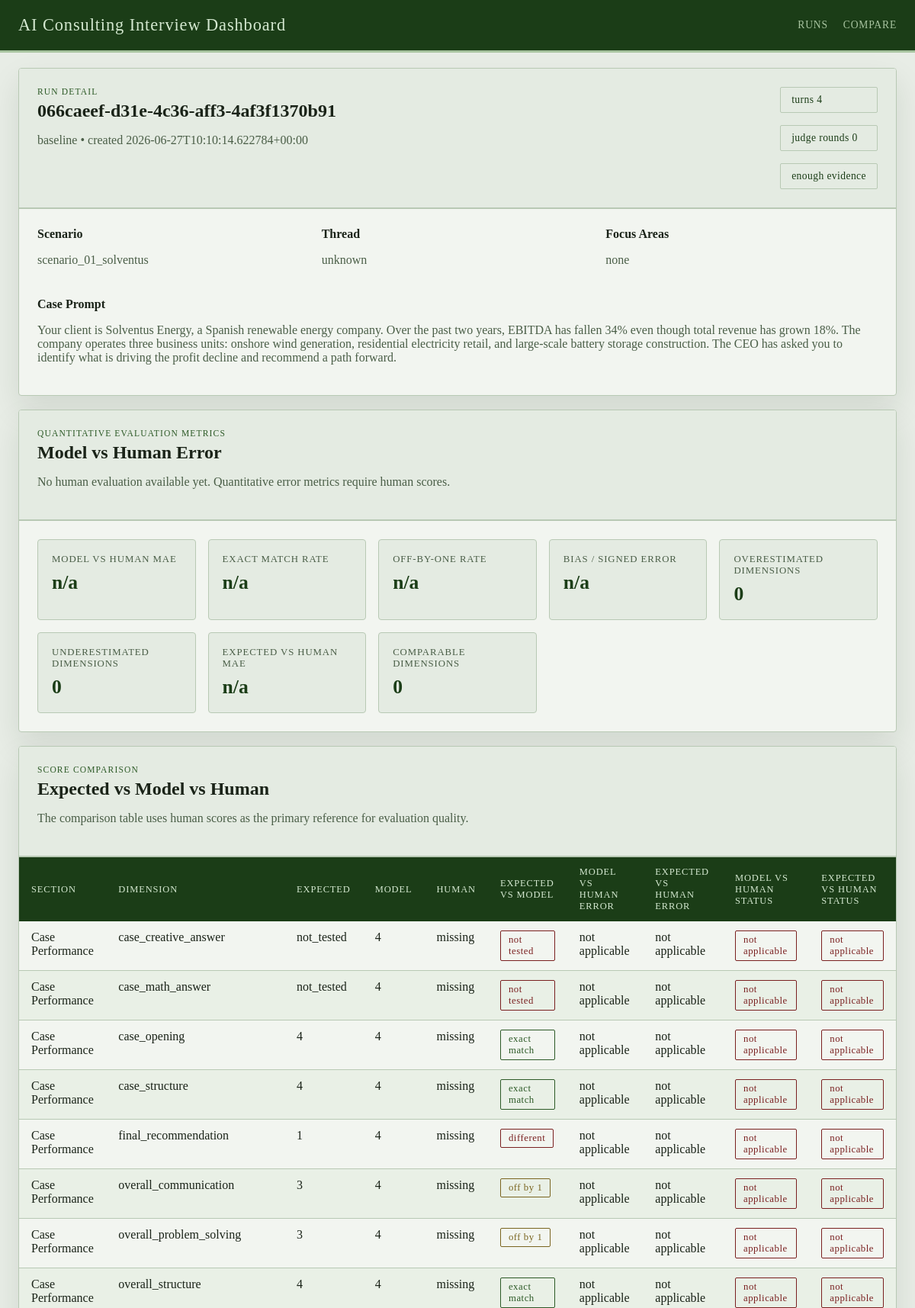
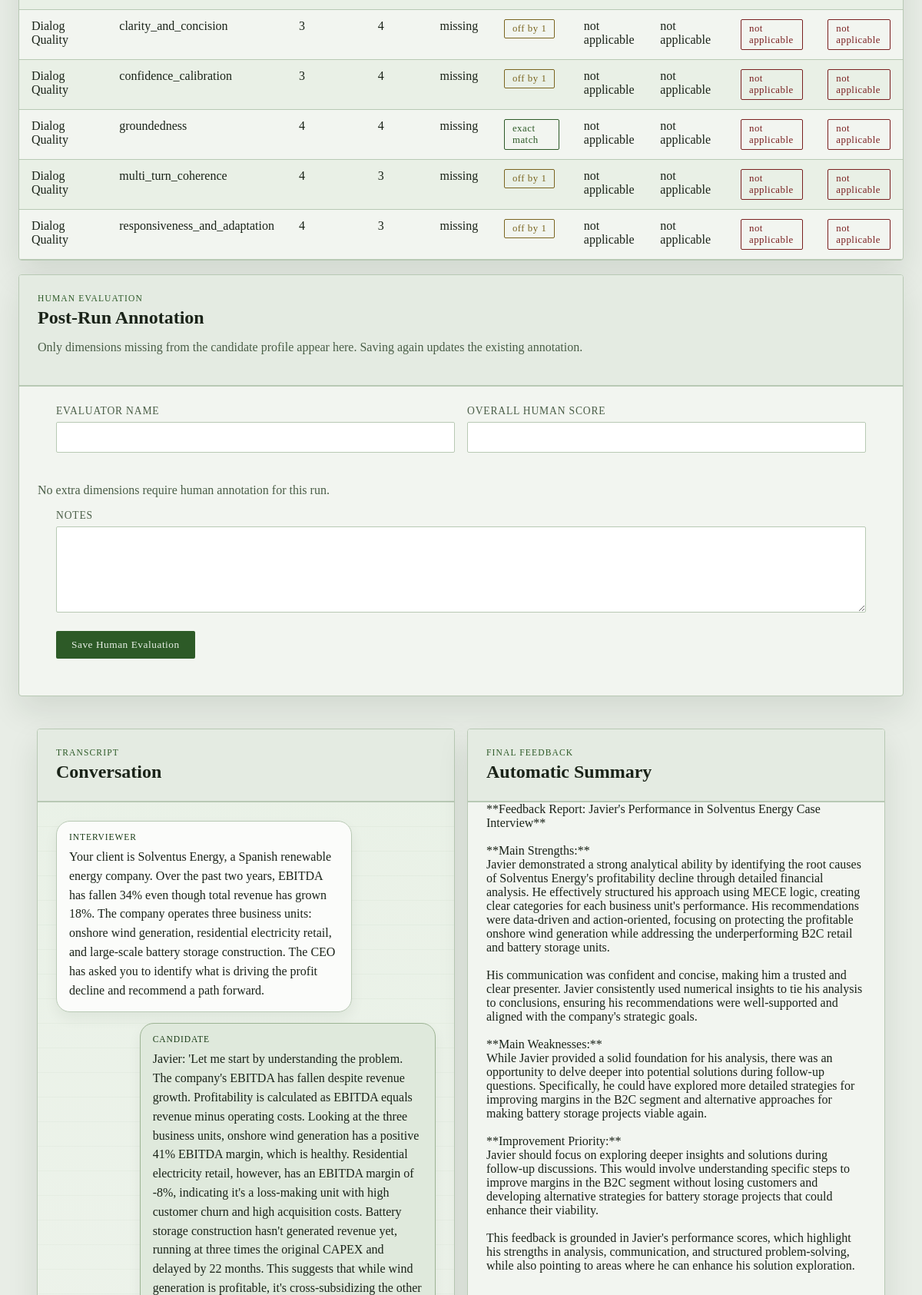
/runs/066caeef-d31e-4c36-aff3-4af3f1370b91 (upper part), run on the app's committed database (2 pictures, top to bottom).
### tables this page shows
CREATE TABLE runs (
                run_id TEXT PRIMARY KEY,
                graph_name TEXT NOT NULL,
                thread_id TEXT NOT NULL,
                scenario_ref TEXT,
                case_prompt TEXT,
                turn_index INTEGER,
                judge_round INTEGER,
                enough_evidence INTEGER NOT NULL,
                focus_areas_json TEXT NOT NULL,
                transcript_json TEXT NOT NULL,
                case_performance_json TEXT NOT NULL,
                quality_dialog_json TEXT NOT NULL,
                final_feedback TEXT,
                state_json TEXT NOT NULL,
                created_at TEXT NOT NULL
            );

### web/app.py (the view)
@app.get("/runs/<run_id>")
def get_run(run_id: str):
    try:
        run_payload = load_run(run_id)
    except FileNotFoundError as exc:
        abort(404, str(exc))
    if _wants_json():
        return jsonify(run_payload)
    return render_template("run_detail.html", run=run_payload)

### web/app.py (called while the page is built)
def _wants_json() -> bool:
    if request.args.get("format") == "json":
        return True
    return request.accept_mimetypes.best == "application/json"

### web/dashboard_store.py (called while the page is built)
def _json_loads(value: str | None, fallback: Any) -> Any:
    if not value:
        return fallback
    try:
        return json.loads(value)
    except json.JSONDecodeError:
        return fallback

def get_db_connection() -> sqlite3.Connection:
    connection = sqlite3.connect(RUNS_DB_PATH, timeout=30)
    connection.row_factory = sqlite3.Row
    return connection

def _normalize_dimension_entry(raw_entry: Any) -> dict[str, Any]:
    if isinstance(raw_entry, dict):
        score = raw_entry.get("score", "")
        rationale = raw_entry.get("rationale", "")
        evidence = raw_entry.get("evidence", "")
    else:
        score = raw_entry
        rationale = ""
        evidence = ""
    return {
        "score": score if score not in {None, ""} else "",
        "rationale": str(rationale or "").strip(),
        "evidence": str(evidence or "").strip(),
    }

def _extract_expected_scores(state: dict[str, Any]) -> dict[str, dict[str, Any]]:
    candidate_profile = state.get("candidate_profile", {})
    expected_scores = candidate_profile.get("expected_scores", {})
    sections: dict[str, dict[str, Any]] = {
        CASE_PERFORMANCE_SECTION: {},
        DIALOG_QUALITY_SECTION: {},
    }
    for section_name in sections:
        raw_section = expected_scores.get(section_name, {})
        if not isinstance(raw_section, dict):
            continue
        for dimension, details in raw_section.items():
            if not isinstance(details, dict):
                continue
            sections[section_name][dimension] = {
                "score": details.get("expected", ""),
                "rationale": str(details.get("rationale", "")).strip(),
            }
    return sections

def _extract_model_scores(run_row: sqlite3.Row) -> dict[str, dict[str, Any]]:
    return {
        CASE_PERFORMANCE_SECTION: _json_loads(run_row["case_performance_json"], {}),
        DIALOG_QUALITY_SECTION: _json_loads(run_row["quality_dialog_json"], {}),
    }

def _score_sort_key(value: Any) -> tuple[int, str]:
    return (0, str(value))

def score_status(error: float | None) -> str:
    if error is None:
        return "not applicable"
    if error == 0:
        return "exact match"
    if error == 1:
        return "off by 1"
    return "different"

### web/templates/run_detail.html (shortened to what this page needs)
{% extends "base.html" %}
{% macro score_value(value) -%}
  {{ value if value not in ['', none] else 'missing' }}
{%- endmacro %}
{% block content %}
<section class="panel">
  <div class="panel-heading">
    <div>
      <p class="eyebrow">Run Detail</p>
      <h1>{{ run.run_id }}</h1>
      <p class="lede">{{ run.graph_name }} • created {{ run.created_at }}</p>
    </div>
    <div class="chip-row">
      <span class="chip">turns {{ run.turn_index }}</span>
      <span class="chip">judge rounds {{ run.judge_round }}</span>
      <span class="chip">{{ 'enough evidence' if run.enough_evidence else 'ongoing logic' }}</span>
    </div>
  </div>
  <div class="meta-grid">
    <div>
      <strong>Scenario</strong>
      <p>{{ run.scenario_ref or 'n/a' }}</p>
    </div>
    <div>
      <strong>Thread</strong>
      <p>{{ run.thread_id }}</p>
    </div>
    <div>
      <strong>Focus Areas</strong>
      <p>{{ run.focus_areas|join(', ') if run.focus_areas else 'none' }}</p>
    </div>
  </div>
  <div class="prompt-box">
    <strong>Case Prompt</strong>
    <p>{{ run.case_prompt or 'No case prompt stored.' }}</p>
  </div>
</section>
<section class="panel">
  <div class="panel-heading">
    <div>
      <p class="eyebrow">Quantitative Evaluation Metrics</p>
      <h2>Model vs Human Error</h2>
      {% if run.human_evaluation %}
      <p class="lede">Human scores are treated as the reference. Numeric metrics exclude missing and <code>not_tested</code> values.</p>
      {% else %}
      <p class="lede">No human evaluation available yet. Quantitative error metrics require human scores.</p>
      {% endif %}
    </div>
  </div>
  <div class="metric-grid">
    <div class="metric-card"><span>Model vs Human MAE</span><strong>{{ run.metrics.model_vs_human_mae if run.metrics.model_vs_human_mae is not none else 'n/a' }}</strong></div>
    <div class="metric-card"><span>Exact Match Rate</span><strong>{{ run.metrics.exact_match_rate if run.metrics.exact_match_rate is not none else 'n/a' }}{% if run.metrics.exact_match_rate is not none %}%{% endif %}</strong></div>
    <div class="metric-card"><span>Off-by-One Rate</span><strong>{{ run.metrics.off_by_one_rate if run.metrics.off_by_one_rate is not none else 'n/a' }}{% if run.metrics.off_by_one_rate is not none %}%{% endif %}</strong></div>
    <div class="metric-card"><span>Bias / Signed Error</span><strong>{{ run.metrics.signed_error if run.metrics.signed_error is not none else 'n/a' }}</strong></div>
    <div class="metric-card"><span>Overestimated Dimensions</span><strong>{{ run.metrics.overestimation_count }}</strong></div>
    <div class="metric-card"><span>Underestimated Dimensions</span><strong>{{ run.metrics.underestimation_count }}</strong></div>
    <div class="metric-card"><span>Expected vs Human MAE</span><strong>{{ run.metrics.expected_vs_human_mae if run.metrics.expected_vs_human_mae is not none else 'n/a' }}</strong></div>
    <div class="metric-card"><span>Comparable Dimensions</span><strong>{{ run.metrics.comparable_dimensions }}</strong></div>
  </div>
</section>
<section class="panel">
  <div class="panel-heading">
    <div>
      <p class="eyebrow">Score Comparison</p>
      <h2>Expected vs Model vs Human</h2>
      <p class="lede">The comparison table uses human scores as the primary reference for evaluation quality.</p>
    </div>
  </div>
  <div class="table-wrap">
    <table>
      <thead>
        <tr>
          <th>Section</th>
          <th>Dimension</th>
          <th>Expected</th>
          <th>Model</th>
          <th>Human</th>
          <th>Expected vs Model</th>
          <th>Model vs Human Error</th>
          <th>Expected vs Human Error</th>
          <th>Model vs Human Status</th>
          <th>Expected vs Human Status</th>
        </tr>
      </thead>
      <tbody>
        {% for row in run.comparison_rows %}
        <tr>
          <td>{{ row.section_label }}</td>
          <td>{{ row.dimension }}</td>
          <td>{{ score_value(row.expected_score) }}</td>
          <td>{{ score_value(row.model_score) }}</td>
          <td>{{ score_value(row.human_score) }}</td>
          <td><span class="status status-{{ row.expected_model_status|replace(' ', '-') }}">{{ row.expected_model_status }}</span></td>
          <td>{{ row.model_human_absolute_error if row.model_human_absolute_error is not none else 'not applicable' }}</td>
          <td>{{ row.expected_human_absolute_error if row.expected_human_absolute_error is not none else 'not applicable' }}</td>
          <td><span class="status status-{{ row.model_human_status|replace(' ', '-') }}">{{ row.model_human_status }}</span></td>
          <td><span class="status status-{{ row.expected_human_status|replace(' ', '-') }}">{{ row.expected_human_status }}</span></td>
        </tr>
        {% endfor %}
      </tbody>
    </table>
  </div>
</section>
<section class="panel">
  <div class="panel-heading">
    <div>
      <p class="eyebrow">Human Evaluation</p>
      <h2>Post-Run Annotation</h2>
      <p class="lede">Only dimensions missing from the candidate profile appear here. Saving again updates the existing annotation.</p>
    </div>
  </div>
  <form class="human-form" method="post" action="{{ url_for('save_human_evaluation_page', run_id=run.run_id) }}">
    <div class="form-grid">
      <label>
        <span>Evaluator Name</span>
        <input type="text" name="evaluator_name" value="{{ run.human_evaluation.evaluator_name if run.human_evaluation else '' }}">
      </label>
      <label>
        <span>Overall Human Score</span>
        <input type="number" name="overall_human_score" min="1" max="4" step="0.1" value="{{ run.human_evaluation.overall_human_score if run.human_evaluation and run.human_evaluation.overall_human_score is not none else '' }}">
      </label>
    </div>
    {% if not run.annotation_sections['rubric'] and not run.annotation_sections['case_interaction_quality'] %}
    <p class="helper">No extra dimensions require human annotation for this run.</p>
    {% endif %}
    <label class="notes-field">
      <span>Notes</span>
      <textarea name="notes" rows="5">{{ run.human_evaluation.notes if run.human_evaluation else '' }}</textarea>
    </label>
    <div class="form-actions">
      <button class="button" type="submit">Save Human Evaluation</button>
    </div>
  </form>
</section>
<section class="two-col">
  <article class="panel">
    <div class="panel-heading">
      <div>
        <p class="eyebrow">Transcript</p>
        <h2>Conversation</h2>
      </div>
    </div>
    <ol class="transcript-chat">
      {% for line in run.transcript %}
      {% if not line.startswith('Eval Case Performance: ') and not line.startswith('Eval Dialog Quality: ') and not line.startswith('Give Feedback: ') %}
      {% set role = "system" %}
      {% set label = "System" %}
      {% set content = line %}
      {% if line.startswith('Interviewer reveal: ') %}
        {% set role = "reveal" %}
        {% set label = "Interviewer reveal" %}
        {% set content = line.removeprefix('Interviewer reveal: ') %}
      {% elif line.startswith('Interviewer: ') %}
        {% set role = "interviewer" %}
        {% set label = "Interviewer" %}
        {% set content = line.removeprefix('Interviewer: ') %}
      {% elif line.startswith('Candidate: ') %}
        {% set role = "candidate" %}
        {% set label = "Candidate" %}
        {% set content = line.removeprefix('Candidate: ') %}
      {% elif line.startswith('Judge: ') %}
        {% set role = "judge" %}
        {% set label = "Judge" %}
        {% set content = line.removeprefix('Judge: ') %}
      {% endif %}
      <li class="chat-message chat-message-{{ role }}">
        <div class="chat-bubble">
          <span class="chat-label">{{ label }}</span>
          <p>{{ content }}</p>
        </div>
      </li>
      {% endif %}
      {% endfor %}
    </ol>
  </article>
  <article class="panel">
    <div class="panel-heading">
      <div>
        <p class="eyebrow">Final Feedback</p>
        <h2>Automatic Summary</h2>
      </div>
    </div>
    <div class="markdown-block">
      <pre>{{ run.final_feedback or 'No final feedback stored.' }}</pre>
    </div>
  </article>
</section>
{% endblock %}

### data on the page
runs: run_id "066caeef-d31e-4c36-aff3-4af3f1370b91", graph_name "baseline", created_at "2026-06-27T10:10:14.622784+00:00", turn_index "4", judge_round "0", enough_evidence "enough evidence", scenario_ref "scenario_01_solventus", thread_id "unknown", case_prompt "Your client is Solventus Energy, a Spanish renewable energy company. Over the past two years, EBITDA has fallen 34% even though total revenue has grown 18%. The company operates three business units: onshore wind generation, residential electricity retail, and large-scale battery storage construction. The CEO has asked you to identify what is driving the profit decline and recommend a path forward.", final_feedback "**Feedback Report: Javier's Performance in Solventus Energy Case Interview** **Main Strengths:** Javier demonstrated a strong analytical ability by identifying the root causes of Solventus Energy's profitability decline through detailed financial analysis. He effectively structured his approach using MECE logic, creating clear categories for each business unit's performance. His recommendations were data-driven and action-oriented, focusing on protecting the profitable onshore wind generation while addressing the underperforming B2C retail and battery storage units. His communication was confident and concise, making him a trusted and clear presenter. Javier consistently used numerical…"

### other printed values
{{ run.focus_areas|join(', ') if run.focus_areas else 'none' }} "none"
{{ run.metrics.overestimation_count }} "0"
{{ run.metrics.underestimation_count }} "0"
{{ run.metrics.comparable_dimensions }} "0"
{{ row.section_label }} "Case Performance" "Case Performance" "Case Performance" "Case Performance" "Case Performance" "Case Performance" "Case Performance" "Case Performance" "Dialog Quality" "Dialog Quality" "Dialog Quality" "Dialog Quality" "Dialog Quality"
{{ row.dimension }} "case_creative_answer" "case_math_answer" "case_opening" "case_structure" "final_recommendation" "overall_communication" "overall_problem_solving" "overall_structure" "clarity_and_concision" "confidence_calibration" "groundedness" "multi_turn_coherence" "responsiveness_and_adaptation"
{{ value if value not in ['', none] else 'missing' }} "not_tested 4 missing" "not_tested 4 missing" "4 4 missing" "4 4 missing" "1 4 missing" "3 4 missing" "3 4 missing" "4 4 missing" "3 4 missing" "3 4 missing" "4 4 missing" "4 3 missing" "4 3 missing"
{{ row.expected_model_status }} "not tested" "not tested" "exact match" "exact match" "different" "off by 1" "off by 1" "exact match" "off by 1" "off by 1" "exact match" "off by 1" "off by 1"
{{ row.model_human_status }} "not applicable" "not applicable" "not applicable" "not applicable" "not applicable" "not applicable" "not applicable" "not applicable" "not applicable" "not applicable" "not applicable" "not applicable" "not applicable"
{{ row.expected_human_status }} "not applicable" "not applicable" "not applicable" "not applicable" "not applicable" "not applicable" "not applicable" "not applicable" "not applicable" "not applicable" "not applicable" "not applicable" "not applicable"
{{ label }} "INTERVIEWER" "CANDIDATE"
